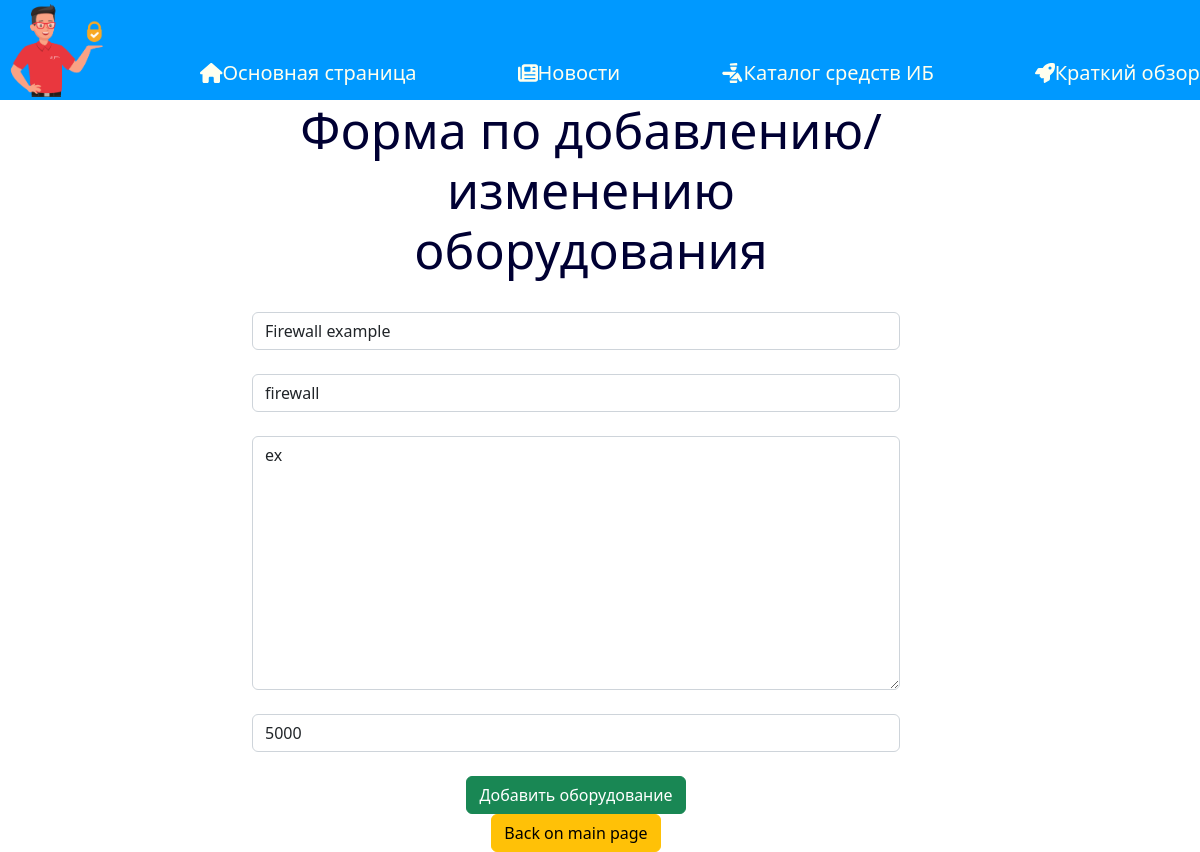
The page /calculator/13/update on the database as committed earlier.
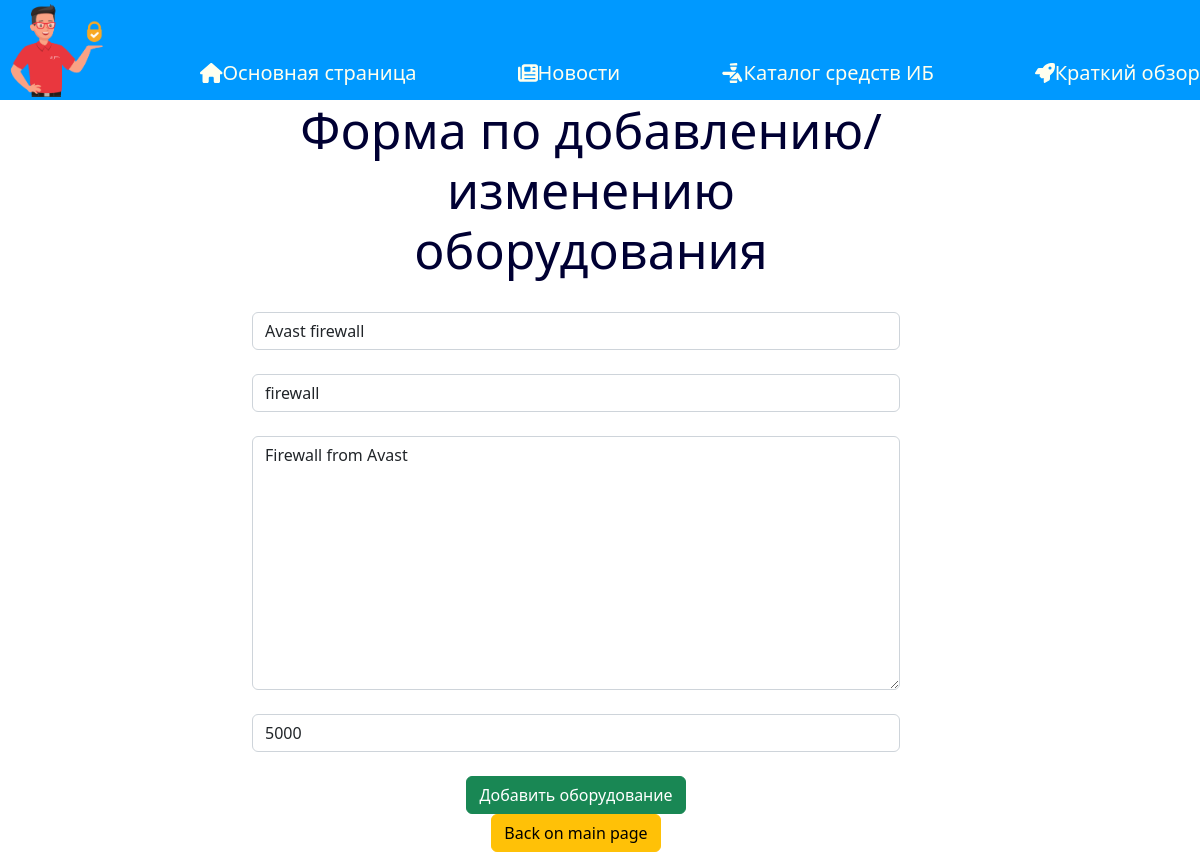
The same page on the database as committed later.
### calculator/models.py (models this page shows, shortened)
class Equipment(models.Model):
    model_img = models.ImageField(upload_to='img/', default="")
    title = models.CharField('Название', max_length=50)
    type = models.CharField('Вид оборудования', max_length=50)
    description = models.TextField('Описание')
    cost = models.CharField('Цена', max_length=50)
    class Meta:
        verbose_name = 'Equipment'
        verbose_name_plural = 'Equipments'

### calculator/views.py (the view)
# urls.py: path('<int:pk>/update', views.CalculatorUpdateView.as_view(), name='update_equipment'),
class CalculatorUpdateView(UpdateView):
    model = Equipment
    template_name = 'calculator/create.html'
    form_class = EquipmentForm

### calculator/forms.py
class EquipmentForm(ModelForm):
    class Meta:
        model = Equipment
        fields = ['id', 'title', 'type', 'description', 'cost']
        widgets = {
            "title": TextInput(attrs={
                'class': 'form-control',
                'placeholder': "Название"
            }),
            "type": TextInput(attrs={
                'class': 'form-control',
                'placeholder': "Тип"
            }),
            "description": Textarea(attrs={
                'class': 'form-control',
                'placeholder': "Описание"
            }),
            "cost": TextInput(attrs={
                'class': 'form-control',
                'placeholder': "Стоимость"
            }),
        }

### calculator/templates/calculator/create.html (shortened to what this page needs)
{% extends 'main/layout.html' %}
{% load static %}
{% block body_content %}
<div class="features">
    <h1>Форма по добавлению/изменению оборудования</h1>
    <br>
    <form method="post">
        {{ form.title }}<br>
        {{ form.type }}<br>
        {{ form.description }}<br>
        {{ form.cost }}<br>
        <button class="btn btn-success" type="submit">Добавить оборудование</button>
        <br>
    </form>
    <button class="btn btn-warning">Back on main page</button>
</div>
{% endblock %}

Rows that differ between the two databases and show on the page:
changed Equipment "firewall": title "Firewall example" → "Avast firewall"; description "ex" → "Firewall from Avast"
